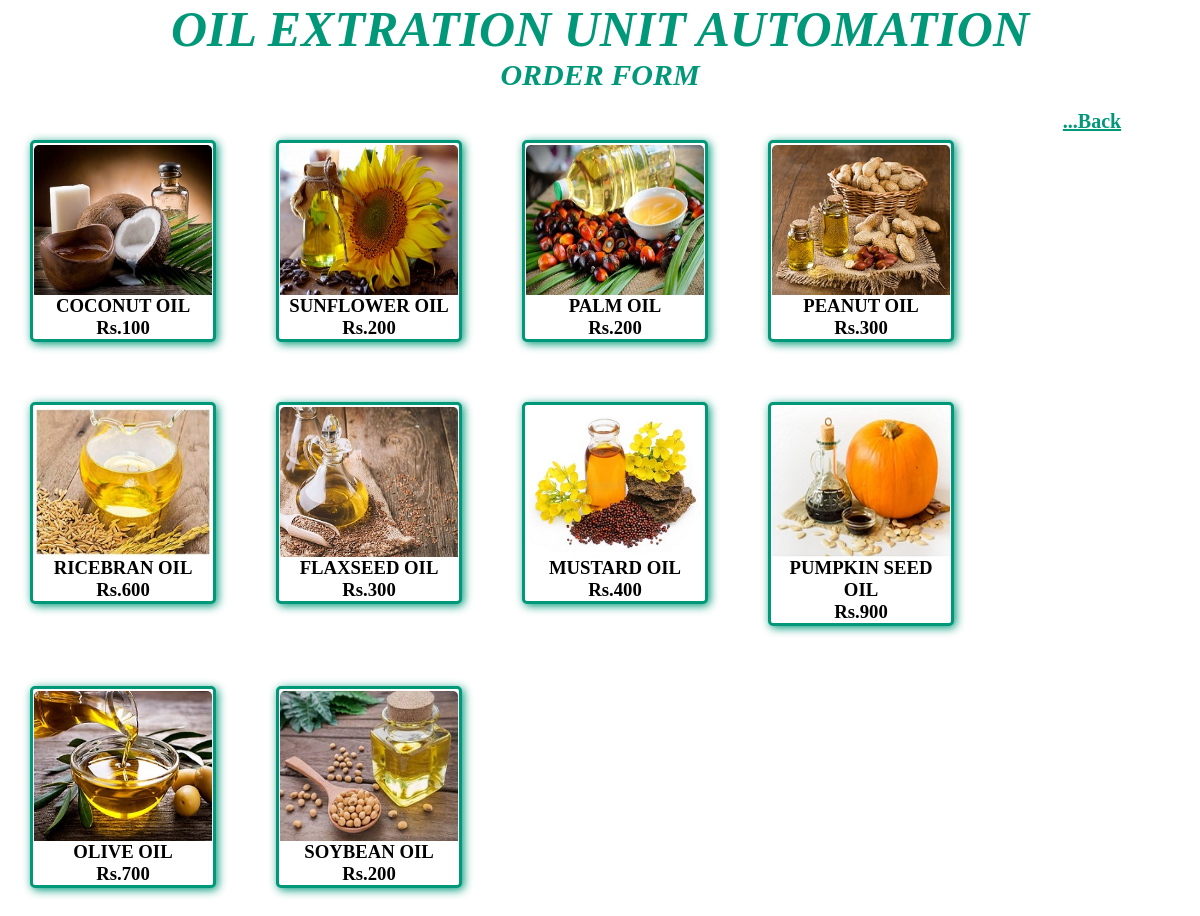
Screenshot of /dem.php with the database file from the repository.
### tables this page shows
CREATE TABLE `shopping` (
  `ID` int(255) NOT NULL auto_increment,
  `NAME` varchar(255) NOT NULL,
  `IMAGE` varchar(255) NOT NULL,
  `PRICE` int(255) NOT NULL,
  PRIMARY KEY  (`ID`)
);

### dem.php (the view, shortened to what this page needs)
<!DOCTYPE html PUBLIC "-//W3C//DTD XHTML 1.0 Transitional//EN" "http://www.w3.org/TR/xhtml1/DTD/xhtml1-transitional.dtd">
<html xmlns="http://www.w3.org/1999/xhtml">
<head>
</head>
<body>
<center>
<h1 id="h">OIL EXTRATION UNIT AUTOMATION</h1>
<h2 id="sh">ORDER FORM</h2><br />
<h3>
<?php
$res=mysql_query("select * from shopping");
while($row=mysql_fetch_array($res))
{?>
<div class="cards">
<div class="img">
<?php echo"<a href=orderpro.php?id=".$row['ID'].">"; ?>
<img src="<?php echo $row['IMAGE']; ?>" height="150" width="222" />
<?php echo "</a>"; ?> </div>
<div class="name">
<?php echo $row['NAME']; ?></div>
<?php echo "Rs.".$row['PRICE'];?></div>
<?php }
?>
<h3><a href="login.php" id="bk">...Back</a></h3>
</h2></center>
</body>
</html>

### dem.php (style rules this page uses)
body { margin:0; padding:0; background-image:url(); }
#h { width:90%; font-size:50px;; color:#009879; font-style:italic; font-family:Algerian,BOLD; }
#bk { font-size:20px; color:#009879; vertical-align:baseline; }
#sh { width:90%; font-size:30px;; color:#009879; font-style:italic; font-family:Algerian,BOLD; }
* { margin:0px; padding:0px; }
.cards { float:left; width:15%; background-color:#FFFFFF; border:3px solid #009879; margin-top:20px; margin-bottom:20px; border-radius:5px; margin:30px; box-shadow:2px 2px 10px #009879; }
.img img { margin-top:2px; width:99%; border-top-right-radius:5px; border-top-left-radius:5px; }

### rows the page displays
shopping: IMAGE (picture), NAME "COCONUT OIL", PRICE "100"
shopping: IMAGE (picture), NAME "SUNFLOWER OIL", PRICE "200"
shopping: IMAGE (picture), NAME "PALM OIL", PRICE "200"
shopping: IMAGE (picture), NAME "PEANUT OIL", PRICE "300"
shopping: IMAGE (picture), NAME "RICEBRAN OIL", PRICE "600"
shopping: IMAGE (picture), NAME "FLAXSEED OIL", PRICE "300"
shopping: IMAGE (picture), NAME "MUSTARD OIL", PRICE "400"
shopping: IMAGE (picture), NAME "PUMPKIN SEED OIL", PRICE "900"
shopping: IMAGE (picture), NAME "OLIVE OIL", PRICE "700"
shopping: IMAGE (picture), NAME "SOYBEAN OIL", PRICE "200"
